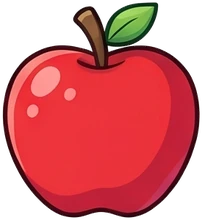
#> input picture img/apple.webp, 202 x 220 px, given in place of 08_bg_dino.jpeg, which was not available
$ python process_art.py
#> lines starting #> are read from the running program, lines starting #| are printed output that depends on the picture
#!/usr/bin/env python3
"""把 art_src/ 的原圖（白底 JPEG 圖集、背景）處理成遊戲用的去背 WebP。

用法（在專案根目錄）：
  tools/.venv/bin/python tools/process_art.py scan    # 產生除錯圖：標出「被圖形包住的白色區塊」供人工判斷是否為背景破洞
  tools/.venv/bin/python tools/process_art.py build   # 去背、切圖、輸出 img/*.webp 與 js/art-meta.js

去背方法：把每個像素視為「前景色疊在白底上」，alpha = 1 - min(R,G,B)/255。
只有「從圖片邊緣能經由亮像素連過去」的區域才套用這個 alpha（背景、光暈、邊緣反鋸齒），
被深色描邊包住的內部（肚子、牙齒、眼白）一律保留不透明。
"""
import json
import os
import sys

import numpy as np
from PIL import Image, ImageDraw
from scipy import ndimage as ndi

SRC, OUT, DBG = 'art_src', 'img', 'tools/debug'
TAU = 0.5  # alpha 低於這個值的像素算「亮」，背景可以滲透過去
EIGHT = np.ones((3, 3), dtype=bool)

ITEM_NAMES = ['apple', 'pig', 'duck', 'bird', 'fish', 'chick', 'frog', 'butterfly', 'dinoegg', 'cookie',
              'balloon', 'car', 'candy', 'lollipop', 'juice', 'icecream', 'teddy', 'banana', 'pencil', 'star',
              'cupcake', 'egg', 'piggybank', 'gift', 'basket']
SHEETS = {
    'dino123': dict(file='01a_dino.jpeg', mode='row', names=['dino0', 'dino1', 'dino2'], maxh=760),
    'dino4': dict(file='01b_dino.jpeg', mode='row', names=['dino3'], maxh=900),
    'sea': dict(file='02_sea.jpeg', mode='row', names=['sea0', 'sea1', 'sea2', 'sea3'], maxh=800),
    'boy': dict(file='03_boy.jpeg', mode='row', names=['boy0', 'boy1', 'boy2', 'boy3'], maxh=860),
    'monsters': dict(file='04_monsters.jpeg', mode='grid', cols=4, rows=2, maxh=640,
                     names=['m_slime', 'm_bat', 'm_imp', 'm_golem', 'm_ghost', 'm_shroom', 'm_king', 'm_dragon']),
    'gear': dict(file='05_gear.jpeg', mode='grid', cols=4, rows=3, maxh=440,
                 names=['crown1_old', 'crown2_old', 'crown3_old', 'aura', 'wings1', 'wings2', 'wings3', 'ic_strong',
                        'cape1', 'cape2', 'cape3', 'ic_tall']),
    'powers': dict(file='06_powers.jpeg', mode='grid', cols=4, rows=4, maxh=380,
                   names=['claw1', 'claw2', 'claw3', 'shield1', 'fang1', 'fang2', 'fang3', 'shield2',
                          'sword1', 'sword2', 'sword3', 'shield3', 'fire', 'ice', 'thunder', 'pets3']),
    'items': dict(file='07_items.jpeg', mode='grid', cols=5, rows=5, maxh=220, names=ITEM_NAMES),
    # 夥伴：上排 3 個骷髏兵、下排 3 個樹精（這張圖還沒放進 art_src 時會自動跳過）
    'buddies': dict(file='13_buddies.jpeg', mode='rows', rows=[3, 4], maxh=300,
                    names=['skel1', 'skel2', 'skel3', 'tree1', 'tree_plain', 'tree2', 'tree3']),
    # 重畫的皇冠：三頂都是「由上往下看」的角度（戴在頭上才不會看到內側）；05_gear 裡舊的三頂不用了
    'crowns': dict(file='14_crowns.jpeg', mode='row', names=['crown1', 'crown2', 'crown3'], maxh=440),
}
# 圖集裡有、但遊戲已經不用的圖形（盾牌與武器升級卡已取消）
SKIP = {'crown1_old', 'crown2_old', 'crown3_old', 'tree_plain', 'claw1', 'claw2', 'claw3', 'fang1', 'fang2', 'fang3', 'sword1', 'sword2', 'sword3', 'shield1', 'shield2', 'shield3'}
BACKGROUNDS = {'bg_dino': '08_bg_dino.jpeg', 'bg_sea': '09_bg_sea.jpeg', 'bg_boy': '10_bg_boy.jpeg',
               'bg_battle': '11_bg_battle.jpeg', 'bg_title': '12_bg_title.jpeg'}

# 人工確認過的「背景破洞」：被圖形包住、但其實是白色背景的區塊（原圖像素座標的種子點）。
# 由 scan 模式的除錯圖判斷後填入。
HOLES_FILE = 'tools/holes.json'
# 描邊太淺、背景會滲進去的圖形：改用較嚴格的門檻（數字越小越不容易滲透）
STRICT = {'wings1': 0.13, 'wings2': 0.13, 'ic_strong': 0.13}
# 純光暈的圖形：整體偏淡，把透明度拉高一點
BOOST = {'aura': 0.55}
# 只留主體、丟掉周圍零星亮點的圖形（隔壁的星芒會被分進來，讓圖形偏離中心）：值=保留的最小面積
TRIM = {'wings1': 3000, 'wings2': 3000, 'wings3': 3000}


def load(name):
    return np.asarray(Image.open(os.path.join(SRC, name)).convert('RGB')).astype(np.float32)


# [174 lines left out: functions analyse, candidates, scan, cutout, split, save_sprite and 1 more, not called in this run]


def build(only=None):
    """only=圖集名稱清單時只重做那幾張（其餘沿用 js/art-meta.js 裡現有的紀錄）"""
    os.makedirs(OUT, exist_ok=True)
    holes = json.load(open(HOLES_FILE)) if os.path.exists(HOLES_FILE) else {}
    meta = {}
    if only:
        meta = json.loads(open('js/art-meta.js').read().split('export const ART = ')[1].rstrip().rstrip(';'))
    for key, cfg in SHEETS.items():
        if only and key not in only:
            continue
        if not os.path.exists(os.path.join(SRC, cfg['file'])):
            print(key, 'skipped (no source image)')
            continue
        rgb = load(cfg['file'])
        col, alpha = cutout(rgb, holes.get(key, []))
        owner = split(alpha, cfg)
        for i, name in enumerate(cfg['names']):
            if name in SKIP:
                continue
            mask = owner == i
            if name in STRICT:
                # 描邊很淺的白色圖形：用更嚴格的門檻重新去背，避免背景滲進圖形內部
                c2, a2 = cutout(rgb, holes.get(key, []), STRICT[name])
                save_sprite(c2, a2, split(a2, cfg) == i, name, cfg['maxh'], meta)
                continue
            if name == 'pets3':
                # 三隻史萊姆疊在一起：依顏色分出粉紅與綠色，做出 1 隻（黃）/ 2 隻（黃+粉紅）/ 3 隻 三個版本
                # [7 lines left out: function region, not called in this run]
                yellow, pink, green = region(38, 62), region(320, 358), region(110, 170)
                # [4 lines left out: function clean, not called in this run]
                save_sprite(col, alpha, clean(mask & ~((pink | green) & ~yellow)), 'pets1', cfg['maxh'], meta)
                save_sprite(col, alpha, clean(mask & ~(green & ~yellow)), 'pets2', cfg['maxh'], meta)
            save_sprite(col, alpha, mask, name, cfg['maxh'], meta)
        print(key, 'done')
#> pass 2 of the loop in build, `for key, cfg in SHEETS.items():`:
    for name, f in ({} if only else BACKGROUNDS).items():
        im = Image.open(os.path.join(SRC, f)).convert('RGB')
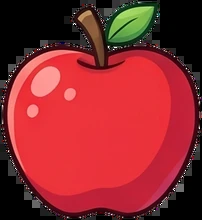
#> im: PIL image 202x220 RGB; mean R, G, B 142.5, 42.2, 46
        w = round(im.height * 4 / 3)  # 遊戲畫面是 4:3，取中間
#> w = 293
        x0 = (im.width - w) // 2
#> x0 = -46
        im = im.crop((x0, 0, x0 + w, im.height)).resize((1600, 1200), Image.LANCZOS)
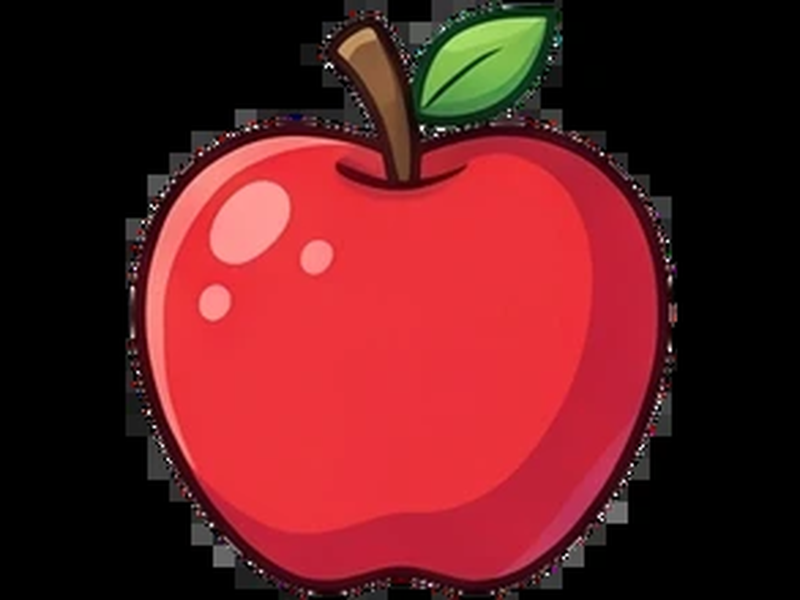
#> im: PIL image 1600x1200 RGB (shown at 1/2 size); mean R, G, B 98.3, 29.2, 31.8
        im.save(os.path.join(OUT, name + '.webp'), quality=82, method=6)
        meta[name] = [1600, 1200]
#> pass 2 of the loop in build, `for name, f in ({} if only else BACKGROUNDS).items():`:
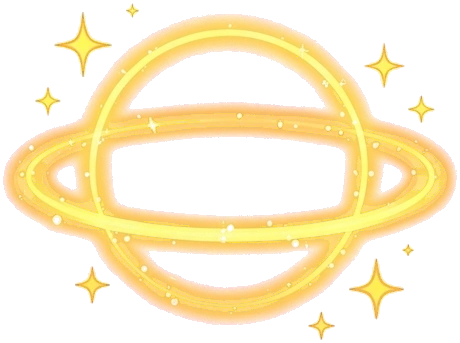
#> input picture img/aura.webp, 460 x 343 px, given in place of 09_bg_sea.jpeg, which was not available
#> in build, `im = Image.open(os.path.join(SRC, f)).convert('RGB')`:
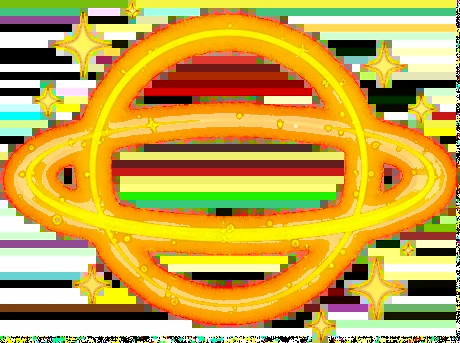
#> im: PIL image 460x343 RGB; mean R, G, B 199.7, 167.2, 71.4
#> in build, `im = im.crop((x0, 0, x0 + w, im.height)).resize((1600, 1200), Image.LA..`:
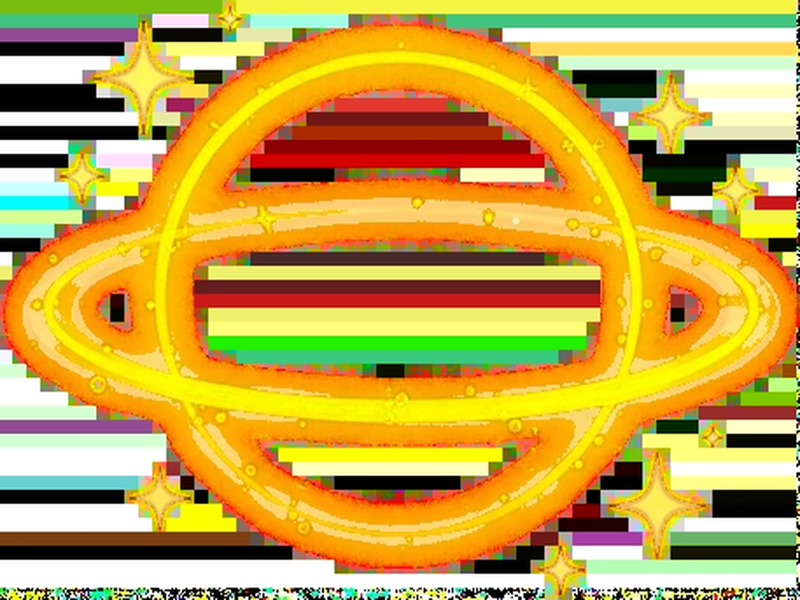
#> im: PIL image 1600x1200 RGB (shown at 1/2 size); mean R, G, B 199.9, 167.2, 71.3
    with open('js/art-meta.js', 'w') as fh:
        fh.write('// 由 tools/process_art.py 產生：每張圖的像素尺寸 [寬, 高]\nexport const ART = ' + json.dumps(meta, indent=1) + ';\n')
    total = sum(os.path.getsize(os.path.join(OUT, f)) for f in os.listdir(OUT))
    print(len(meta), 'images,', round(total / 1e6, 2), 'MB')


# [23 lines left out: function sheet, not called in this run]


if __name__ == '__main__':
    cmd, only = (sys.argv[1] if len(sys.argv) > 1 else 'build'), sys.argv[2:] or None
#> (the run stopped early here; a loop or call above may not have finished)
